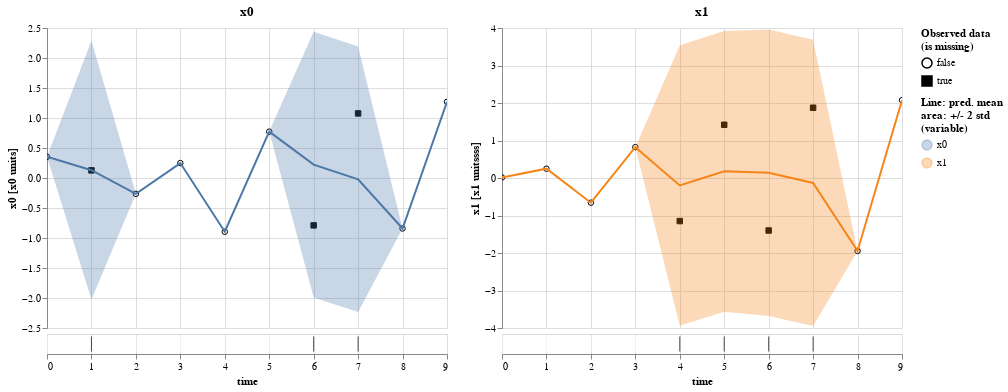

Write notebook code for a chart like this one.
### Code cell
res.plot_pred(bind_interaction=False)

### Figure 1 — Vega-Lite specification as saved in the notebook (floating-point values rounded to 4 significant figures)
{"config": {"view": {"continuousWidth": 400, "continuousHeight": 300}}, "vconcat": [{"hconcat": [{"vconcat": [{"layer": [{"data": {"name": "data-e81d2144f040e9eaee9917835d7e5b22"}, "mark": {"type": "point", "color": "black", "fillOpacity": 1, "strokeWidth": 1}, "encoding": {"fill": {"field": "is_missing", "legend": {"title": ["Observed data", "(is missing)"]}, "scale": {"range": ["#ffffff00", "black"]}, "type": "nominal"}, "shape": {"field": "is_missing", "type": "nominal"}, "x": {"axis": {"domain": false, "labels": false, "ticks": false, "title": null}, "field": "time", "type": "quantitative"}, "y": {"field": "value", "scale": {"zero": false}, "title": "x0 [x0 units]", "type": "quantitative"}}}, {"layer": [{"mark": "errorband", "encoding": {"color": {"field": "variable", "legend": {"title": ["Line: pred. mean", "area: +/- 2 std", "(variable)"]}, "type": "nominal"}, "tooltip": [{"field": "std", "format": ".4", "type": "quantitative"}, {"field": "mean", "format": ".4", "type": "quantitative"}], "x": {"field": "time", "type": "quantitative"}, "y": {"field": "err_low", "scale": {"zero": false}, "title": "x0 [x0 units]", "type": "quantitative"}, "y2": {"field": "err_high"}}, "transform": [{"calculate": "datum.mean - 2 * datum.std", "as": "err_low"}, {"calculate": "datum.mean + 2 * datum.std", "as": "err_high"}]}, {"mark": "line", "encoding": {"color": {"field": "variable", "type": "nominal"}, "x": {"field": "time", "type": "quantitative"}, "y": {"field": "mean", "scale": {"zero": false}, "title": "x0 [x0 units]", "type": "quantitative"}}, "selection": {"selector003": {"type": "interval", "bind": "scales"}}, "title": "x0"}], "data": {"name": "data-e47889cb36a1ec6a8066b2249e8c02c0"}}]}, {"data": {"name": "data-e81d2144f040e9eaee9917835d7e5b22"}, "mark": {"type": "tick", "color": "black"}, "encoding": {"color": {"condition": {"value": "black", "test": "datum.is_missing"}, "value": "white"}, "x": {"field": "time", "type": "quantitative"}}, "selection": {"selector003": {"type": "interval", "bind": "scales"}}}], "spacing": -10}, {"vconcat": [{"layer": [{"data": {"name": "data-8f2aafb359cb71b6d770947a717d8f17"}, "mark": {"type": "point", "color": "black", "fillOpacity": 1, "strokeWidth": 1}, "encoding": {"fill": {"field": "is_missing", "legend": {"title": ["Observed data", "(is missing)"]}, "scale": {"range": ["#ffffff00", "black"]}, "type": "nominal"}, "shape": {"field": "is_missing", "type": "nominal"}, "x": {"axis": {"domain": false, "labels": false, "ticks": false, "title": null}, "field": "time", "type": "quantitative"}, "y": {"field": "value", "scale": {"zero": false}, "title": "x1 [x1 unitssss]", "type": "quantitative"}}}, {"layer": [{"mark": "errorband", "encoding": {"color": {"field": "variable", "legend": {"title": ["Line: pred. mean", "area: +/- 2 std", "(variable)"]}, "type": "nominal"}, "tooltip": [{"field": "std", "format": ".4", "type": "quantitative"}, {"field": "mean", "format": ".4", "type": "quantitative"}], "x": {"field": "time", "type": "quantitative"}, "y": {"field": "err_low", "scale": {"zero": false}, "title": "x1 [x1 unitssss]", "type": "quantitative"}, "y2": {"field": "err_high"}}, "transform": [{"calculate": "datum.mean - 2 * datum.std", "as": "err_low"}, {"calculate": "datum.mean + 2 * datum.std", "as": "err_high"}]}, {"mark": "line", "encoding": {"color": {"field": "variable", "type": "nominal"}, "x": {"field": "time", "type": "quantitative"}, "y": {"field": "mean", "scale": {"zero": false}, "title": "x1 [x1 unitssss]", "type": "quantitative"}}, "selection": {"selector004": {"type": "interval", "bind": "scales"}}, "title": "x1"}], "data": {"name": "data-80e0cfc47cedca606daa420410abae1e"}}]}, {"data": {"name": "data-8f2aafb359cb71b6d770947a717d8f17"}, "mark": {"type": "tick", "color": "black"}, "encoding": {"color": {"condition": {"value": "black", "test": "datum.is_missing"}, "value": "white"}, "x": {"field": "time", "type": "quantitative"}}, "selection": {"selector004": {"type": "interval", "bind": "scales"}}}], "spacing": -10}]}, {"hconcat": []}, {"hconcat": []}, {"hconcat": []}, {"hconcat": []}, {"hconcat": []}, {"hconcat": []}, {"hconcat": []}, {"hconcat": []}, {"hconcat": []}], "$schema": "https://vega.github.io/schema/vega-lite/v4.17.0.json", "datasets": {"data-e81d2144f040e9eaee9917835d7e5b22": [{"time": 0.0, "variable": "x0", "value": 0.353, "is_missing": false}, {"time": 1.0, "variable": "x0", "value": 0.127, "is_missing": true}, {"time": 2.0, "variable": "x0", "value": -0.2643, "is_missing": false}, {"time": 3.0, "variable": "x0", "value": 0.2488, "is_missing": false}, {"time": 4.0, "variable": "x0", "value": -0.8961, "is_missing": false}, {"time": 5.0, "variable": "x0", "value": 0.7731, "is_missing": false}, {"time": 6.0, "variable": "x0", "value": -0.7895, "is_missing": true}, {"time": 7.0, "variable": "x0", "value": 1.077, "is_missing": true}, {"time": 8.0, "variable": "x0", "value": -0.8416, "is_missing": false}, {"time": 9.0, "variable": "x0", "value": 1.27, "is_missing": false}], "data-e47889cb36a1ec6a8066b2249e8c02c0": [{"time": 0.0, "variable": "x0", "mean": 0.353, "std": null}, {"time": 2.0, "variable": "x0", "mean": -0.2643, "std": null}, {"time": 3.0, "variable": "x0", "mean": 0.2488, "std": null}, {"time": 8.0, "variable": "x0", "mean": -0.8416, "std": null}, {"time": 9.0, "variable": "x0", "mean": 1.27, "std": null}, {"time": 1.0, "variable": "x0", "mean": 0.1303, "std": 1.078}, {"time": 4.0, "variable": "x0", "mean": -0.8961, "std": 0.0}, {"time": 5.0, "variable": "x0", "mean": 0.7731, "std": 0.0}, {"time": 6.0, "variable": "x0", "mean": 0.2222, "std": 1.108}, {"time": 7.0, "variable": "x0", "mean": -0.02103, "std": 1.106}], "data-8f2aafb359cb71b6d770947a717d8f17": [{"time": 0.0, "variable": "x1", "value": 0.01327, "is_missing": false}, {"time": 1.0, "variable": "x1", "value": 0.2488, "is_missing": false}, {"time": 2.0, "variable": "x1", "value": -0.658, "is_missing": false}, {"time": 3.0, "variable": "x1", "value": 0.8229, "is_missing": false}, {"time": 4.0, "variable": "x1", "value": -1.149, "is_missing": true}, {"time": 5.0, "variable": "x1", "value": 1.42, "is_missing": true}, {"time": 6.0, "variable": "x1", "value": -1.4, "is_missing": true}, {"time": 7.0, "variable": "x1", "value": 1.874, "is_missing": true}, {"time": 8.0, "variable": "x1", "value": -1.945, "is_missing": false}, {"time": 9.0, "variable": "x1", "value": 2.074, "is_missing": false}], "data-80e0cfc47cedca606daa420410abae1e": [{"time": 0.0, "variable": "x1", "mean": 0.01327, "std": null}, {"time": 2.0, "variable": "x1", "mean": -0.658, "std": null}, {"time": 3.0, "variable": "x1", "mean": 0.8229, "std": null}, {"time": 8.0, "variable": "x1", "mean": -1.945, "std": null}, {"time": 9.0, "variable": "x1", "mean": 2.074, "std": null}, {"time": 1.0, "variable": "x1", "mean": 0.2488, "std": 0.0}, {"time": 4.0, "variable": "x1", "mean": -0.1992, "std": 1.869}, {"time": 5.0, "variable": "x1", "mean": 0.1795, "std": 1.872}, {"time": 6.0, "variable": "x1", "mean": 0.1385, "std": 1.909}, {"time": 7.0, "variable": "x1", "mean": -0.1325, "std": 1.908}]}}
